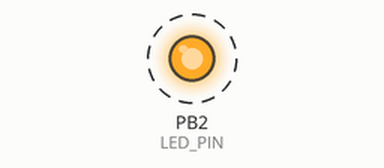
The program below on a simulated ATmega328P, built with avr-gcc and emulated at 16 MHz. On the bench: output pins drawn as LEDs (lit = HIGH). Dashed ring = blinking.

Above: at 0.2 s.
Timing chart, 0 to 3.0 s (numbered marks = the images above):
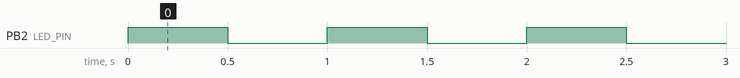

Measured:
- by itself, PB2 (LED_PIN): alternates HIGH for 0.50 s and LOW for 0.50 s

The program:

main.cpp
```cpp
#include <avr/io.h>
#include <util/delay.h>


// https://wokwi.com/projects/365047092561218561

// PORTB B (digital pin 8 to 13)
// C (analog input pins)
// PORTD D (digital pins 0 to 7)

#define LED_PIN 2

#define BIT_SET(a, b) ((a) |= (1ULL << (b)))
#define BIT_CLEAR(a,b) ((a) &= ~(1ULL<<(b)))


int main() {

    // Set LED_PIN as output
    BIT_SET(DDRB,LED_PIN); //OUTPUT MODE

    while(1){
        // on PORTB set pin 2 to HIGH   // PIN AND  BIT ARE THE SAME
        //                                 PORT AND BYTE ARE THE SAME
        BIT_SET(PORTB,LED_PIN);         // PORTB contains 8 bits (ints an char/byte) - and is wired to the digital pins 8 to 13. So PORTB0 is pin 8, PORTB1 is pin 9, PORTB2 is pin 10, etc.
        // SLEEP 500ms
        _delay_ms(500);
        // on PORTB set pin 2 to LOW
        BIT_CLEAR(PORTB,LED_PIN);
        // SLEEP 500ms
        _delay_ms(500);
    }


    return 0;
}
```
